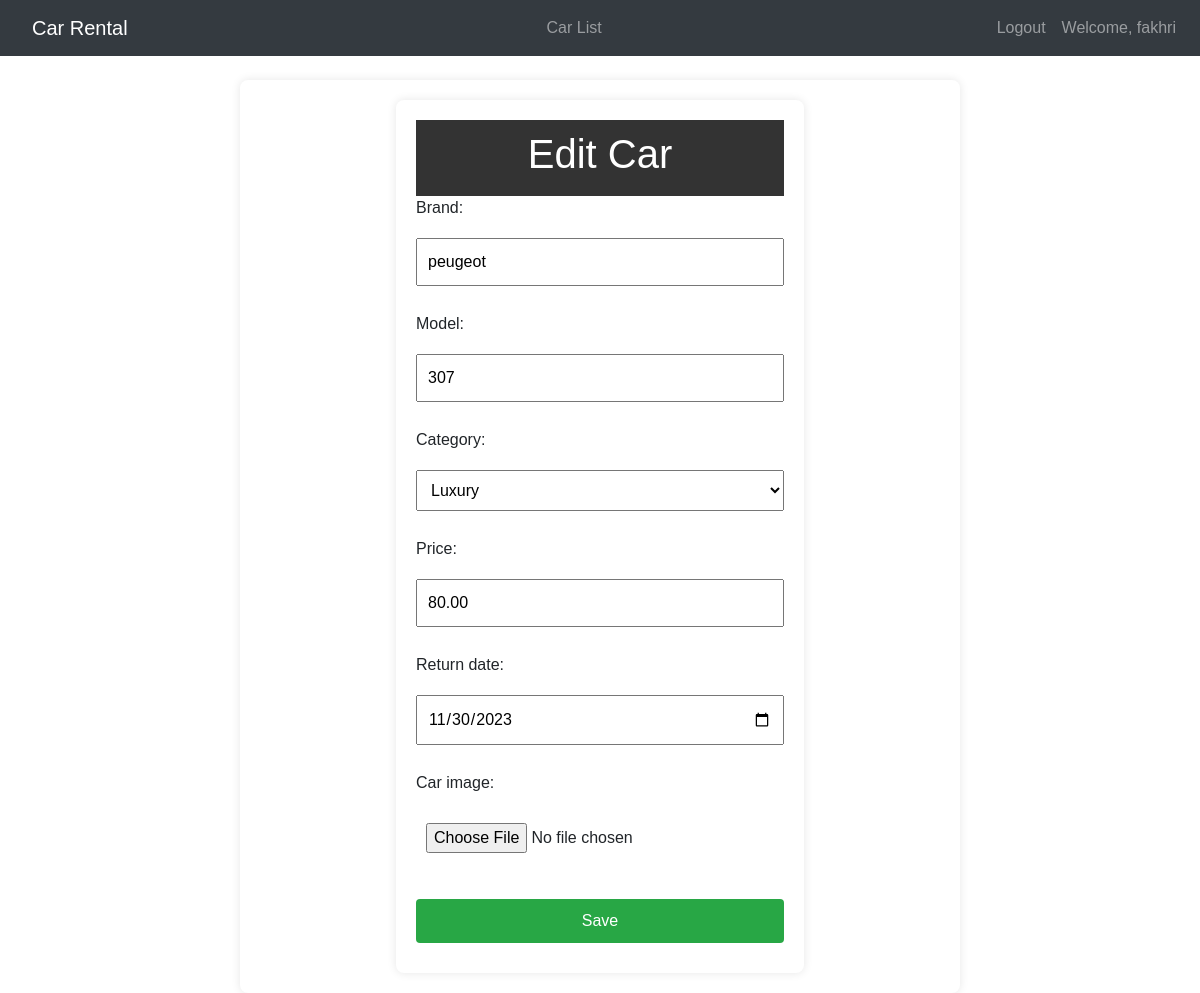
/car/4/edit/ (signed in), run on the app's committed database.
### car_rental/models.py (models this page shows, shortened)
class Car(models.Model):
    brand = models.CharField(max_length=100)
    model = models.CharField(max_length=100)
    category = models.CharField(max_length=100, choices=[('Normal', 'Normal'), ('Luxury', 'Luxury')])
    price = models.DecimalField(max_digits=10, decimal_places=2)
    return_date = models.DateField()
    car_image = models.ImageField(upload_to="images/")
    class Meta:
        app_label = 'car_rental'

### car_rental/views.py (the view)
# urls.py: path('car/<int:pk>/edit/', car_edit, name='car_edit'),
@login_required
def car_edit(request, pk):
    car = get_object_or_404(Car, pk=pk)
    if request.method == "POST":
        form = CarForm(request.POST, request.FILES, instance=car)
        if form.is_valid():
            car = form.save(commit=False)
            car.save()
            messages.success(request, 'Car updated successfully!')
            return redirect('car_detail', pk=car.pk)
    else:
        form = CarForm(instance=car)
    return render(request, 'car_rental/car_edit.html', {'form': form})

### car_rental/forms.py
class CarForm(forms.ModelForm):
    class Meta:
        model = Car
        fields = ['brand', 'model', 'category', 'price', 'return_date', 'car_image']
        widgets = {
            'return_date': forms.DateInput(attrs={'type': 'date'}),
        }
    CATEGORY_CHOICES = [
        ('Normal', 'Normal'),
        ('Luxury', 'Luxury'),
    ]
    category = forms.ChoiceField(choices=CATEGORY_CHOICES)
    car_image = forms.ImageField(required=False, widget=forms.FileInput)

### car_rental/templates/car_rental/car_edit.html (shortened to what this page needs)
{% extends 'car_rental/base.html' %}
{% block extra_css %}
    {% load static %}
    <link rel="stylesheet" href="{% static 'car_rental/css/car_edit.css' %}">
{% endblock %}
{% block content %}
    <div class="container">
        <header>
            <h1>{% if form.instance.pk %}Edit{% else %}Add{% endif %} Car</h1>
        </header>
        <form method="POST" class="car-form" enctype="multipart/form-data">
            {{ form.as_p }}
            <button type="submit">Save</button>
        </form>
    </div>
{% endblock %}

### car_rental/templates/car_rental/base.html (shortened to what this page needs)
{% load static %}
<!DOCTYPE html>
<html lang="en">
<head>
    <link rel="stylesheet" href="https://stackpath.bootstrapcdn.com/bootstrap/4.3.1/css/bootstrap.min.css">
    <link rel="stylesheet" href="{% static 'car_rental/css/styles.css' %}">
    {% block extra_css %}{% endblock %}
</head>
<body>
    <nav class="navbar navbar-expand-lg navbar-dark bg-dark">
        <a class="navbar-brand" href="{% url 'home' %}">Car Rental</a>
        <div class="collapse navbar-collapse" id="navbarNav">
            <ul class="navbar-nav ml-auto">
                <li class="nav-item">
                    <a class="nav-link" href="{% url 'car_list' %}">Car List</a>
                </li>
            </ul>
            <ul class="navbar-nav ml-auto">
                {% if user.is_authenticated %}
                    <li class="nav-item">
                        <a class="nav-link" href="{% url 'logout' %}">Logout</a>
                    </li>
                    <li class="nav-item">
                        <span class="nav-link">Welcome, {{ user.username }}</span>
                    </li>
                {% endif %}
            </ul>
        </div>
    </nav>
    <div class="container mt-4">
        {% block content %}{% endblock %}
    </div>
</body>
</html>

### car_rental/static/car_rental/css/styles.css (style rules this page uses)
body { font-family: Arial, sans-serif; margin: 0; padding: 0; background-image: url('../images/car.jpg'); background-size: cover; }
.container { max-width: 1500px; margin: 20px auto; background-color: white; padding: 20px; border-radius: 8px; box-shadow: 0 0 10px rgba(0, 0, 0, 0.1); }
nav { background-color: #333; overflow: hidden; }
nav ul { list-style-type: none; margin: 0; padding: 0; }
nav li { float: left; }
nav a { display: block; color: white; text-align: center; padding: 14px 16px; text-decoration: none; }
form { display: flex; flex-direction: column; }
input, button { margin-bottom: 10px; padding: 10px; }
button { cursor: pointer; background-color: #4caf50; color: white; border: none; border-radius: 4px; }

### car_rental/static/car_rental/css/car_edit.css (style rules this page uses)
body { font-family: 'Arial', sans-serif; margin: 0; padding: 0; }
header { background-color: #333; color: #fff; padding: 10px; text-align: center; }
.container { width: 60%; margin: auto; padding: 20px; }
form { max-width: 600px; margin: auto; }
form input, form select, form button { margin: 10px 0; width: 100%; padding: 10px; }
button { background-color: #28a745; color: #fff; cursor: pointer; }

### data on the page
Car: brand "peugeot", model "307", category "Luxury", price "80.00", return_date "11/30/2023"

### other printed values
{{ user.username }} "fakhri"
